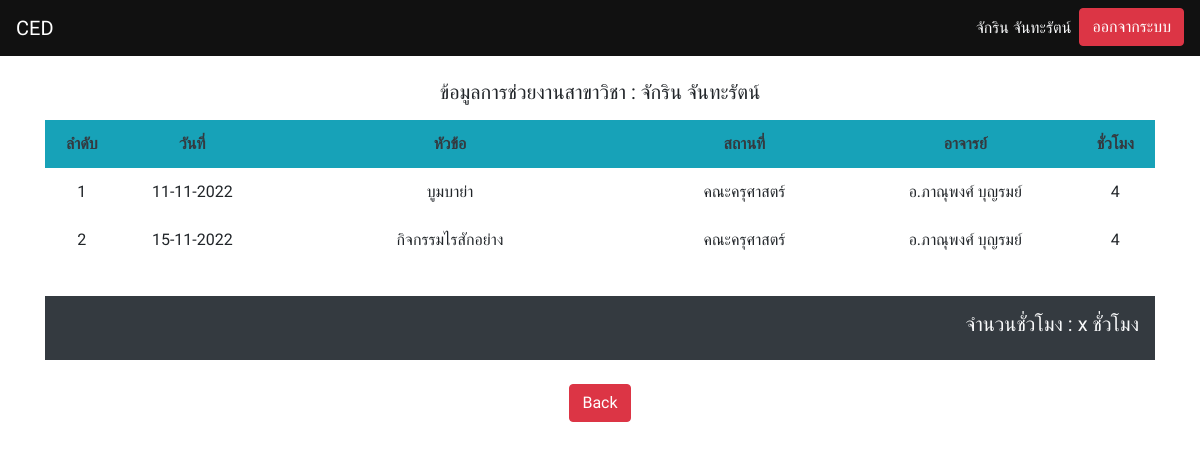
The app's page /std_work_report.php?std_number=64121130201 (signed in) with its own data.
### tables this page shows
CREATE TABLE `student_tb` (
  `std_number` varchar(12) NOT NULL,
  `std_fullname` varchar(100) NOT NULL,
  `std_faculty` varchar(100) DEFAULT NULL,
  `std_department` varchar(100) DEFAULT NULL,
  `pic_student` varchar(200) DEFAULT NULL,
  `member_id` enum('1','2') NOT NULL
);

CREATE TABLE `report_work_tb` (
  `report_id` int(10) NOT NULL,
  `work_id` int(10) DEFAULT NULL,
  `std_number` varchar(12) DEFAULT NULL,
  `lec_number` varchar(12) DEFAULT NULL,
  `date_save` timestamp NOT NULL DEFAULT current_timestamp()
);

CREATE TABLE `work_tb` (
  `work_id` int(10) NOT NULL,
  `work_name` varchar(100) DEFAULT NULL,
  `lec_fullname` varchar(100) NOT NULL,
  `work_term` varchar(100) DEFAULT NULL,
  `work_location` varchar(100) DEFAULT NULL,
  `work_date` date DEFAULT NULL,
  `work_hour` int(2) DEFAULT NULL,
  `work_detail` varchar(100) DEFAULT NULL
);

CREATE TABLE `lecturer_tb` (
  `lec_number` varchar(12) NOT NULL,
  `lec_fullname` varchar(100) NOT NULL,
  `lec_faculty` varchar(100) DEFAULT NULL,
  `lec_department` varchar(100) DEFAULT NULL,
  `pic_lecturer` varchar(200) DEFAULT NULL,
  `member_id` enum('1','2') NOT NULL
);

### std_work_report.php (the view, shortened to what this page needs)
<?php
include("h.php");
$fullname = $_SESSION['fullname'];
?>
<!doctype html>
<html lang="en">
<head>
</head>
<body class="style fade-in">
<?php
    if(isset($_GET['std_number'])){
      require_once 'connect.php';
      $stmt = $conn->prepare("SELECT * FROM student_tb WHERE std_number=?");
      $stmt->execute([$_GET['std_number']]);
      $row = $stmt->fetch(PDO::FETCH_ASSOC);
    }
    ?>
  <nav class="navbar navbar-flex navbar-expand-lg navbar-dark top-bar font_1">
    <a class="navbar-brand" href="student_form.php">CED</a>
        <div class="collapse navbar-collapse" id="navbarSupportedContent">
          <ul class="navbar-nav ml-auto">
                <li class="nav-item">
                  <a class="nav-link disabled text-light"><?php echo $fullname; ?></a>
                </li>
                <li class="nav-item">
                     <a href="JavaScript:if(confirm('Confirm Logout..!!') == true){window.location='logout.php ';}" class="btn btn-danger">ออกจากระบบ</a>
                </li>
          </ul>
        </div>
</nav>
      <center>
      <br>
    <div class="container">
      <div class="font_1 text-center">
        <h5>ข้อมูลการช่วยงานสาขาวิชา : <?= $row['std_fullname'];?></h5>
      </div>
    </div>
    <div class="form-group">
      <div class="container">
         <div class="col-auto">
           <div class="font_1">
             <div class="row">
                <div class="table-responsive">
      <table class="table table-borderless table-condensed" >
      <thead class="bg-info" width="100%" >
        <h6><tr class="text-center">
            <th width="5%" style="vertical-align:middle;" class="text-dark">ลำดับ</th>
            <th width="10%" style="vertical-align:middle;" class="text-dark">วันที่</th>
            <th width="25%" style="vertical-align:middle;" class="text-dark">หัวข้อ</th>
            <th width="15%" style="vertical-align:middle;" class="text-dark">สถานที่</th>
            <th width="15%" style="vertical-align:middle;" class="text-dark">อาจารย์</th>
            <th width="5%" style="vertical-align:middle;" class="text-dark">ชั่วโมง</th>
        </tr></h6>
      </thead>
      <?php
      $i = 1;
      require_once 'connect.php';
      $stmt = $conn->prepare("SELECT * FROM report_work_tb
      INNER JOIN work_tb ON report_work_tb.work_id = work_tb.work_id
      INNER JOIN lecturer_tb ON report_work_tb.lec_number = lecturer_tb.lec_number
      WHERE std_number=?");
      $stmt->execute([$_GET['std_number']]);
      $result = $stmt->fetchAll();
      foreach($result as $row) {
    ?>
      <tbody>
          <tr bgcolor="#FFFFFF">
              <td class="text-center" style="vertical-align:middle;"><?= $i;?></td>
              <td class="text-center" style="vertical-align:middle;"><?= date('d-m-Y',strtotime($row['work_date']));?></td>
              <td class="text-center" style="vertical-align:middle;"><?= $row['work_name'];?></td>
              <td class="text-center" style="vertical-align:middle;"><?= $row['work_location'];?></td>
              <td class="text-center" style="vertical-align:middle;"><?= $row['lec_fullname'];?></td>
              <td class="text-center" style="vertical-align:middle;"><?= $row['work_hour'];?></td>
            </tr>
      </tbody>
    <?php
      $i++;
      }
    ?>
       </table>
              </div>
            </div>
          </div>
        </div>
      </div>
    </div>
    <div class="container">
      <div class="p-3 bg-dark text-light font_1">
        <h5 class="text-right" >จำนวนชั่วโมง : x ชั่วโมง</h5>
      </div>
    </div>
  <br>
    <div class="col-md-12">
      <div class="font_1">
          <div class="form-group text-center">
            <a href="student_form.php" class="btn btn-danger" >Back</a>
        </div>
      </div>
    </div>
  </center>
</body>
</html>

### h.php (shortened to what this page needs)
<!doctype html>
<html lang="en">
<head>
    <link rel="stylesheet" href="https://stackpath.bootstrapcdn.com/bootstrap/4.1.1/css/bootstrap.min.css">
    <link rel="stylesheet" href="assets/css/bootstrap.css">
    <link rel="stylesheet" href="assets/css/style1.css">
    <link rel='stylesheet' href='https://use.fontawesome.com/releases/v5.7.0/css/all.css'>
    <link rel="stylesheet" href="assets/css/style_box.css">
</head>

### assets/css/style1.css (style rules this page uses)
* { margin: 0; padding: 0; box-sizing: border-box; }
.fade-in { animation: fadeIn ease 2s; -webkit-animation: fadeIn ease 2s; -moz-animation: fadeIn ease 2s; -o-animation: fadeIn ease 2s; -ms-animation: fadeIn ease 2s; }
.top-bar { background-color: #111; }
.font_1 { font-family: 'Prompt', sans-serif; }

### records on screen
student_tb: std_fullname "จักริน จันทะรัตน์"
report_work_tb: work.work_date "11-11-2022", work.work_name "บูมบาย่า", work.work_location "คณะครุศาสตร์", lec_number.lec_fullname "อ.ภาณุพงศ์ บุญรมย์", work.work_hour "4"
report_work_tb: work.work_date "15-11-2022", work.work_name "กิจกรรมไรสักอย่าง", work.work_location "คณะครุศาสตร์", lec_number.lec_fullname "อ.ภาณุพงศ์ บุญรมย์", work.work_hour "4"

### other values on screen
$fullname "จักริน จันทะรัตน์"
